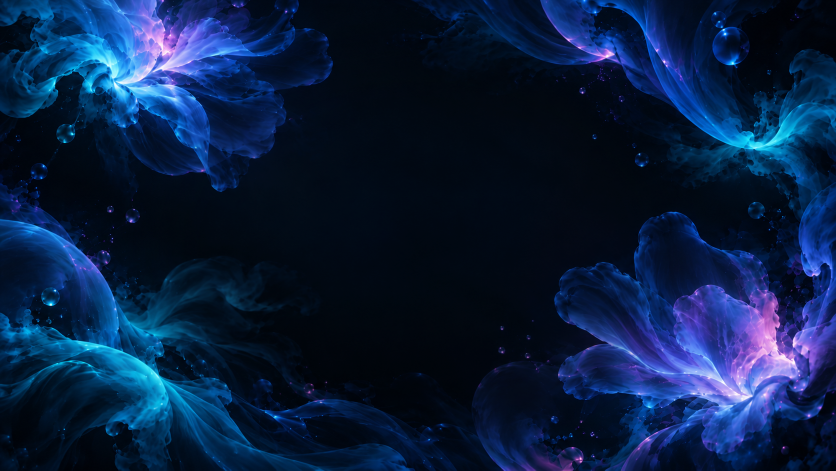
#> input picture alwayson/backgrounds/packages/abyss-bloom/1/assets/AbyssBloomLandscape.png, 1672 x 941 px (shown at 1/2 size); its folder holds only this picture in this run
$ python rebuild_abyss_temp.py
#> lines starting #> are read from the running program, lines starting #| are printed output that depends on the picture
#!/usr/bin/env python3
from __future__ import annotations

import math
from pathlib import Path

from PIL import Image, ImageEnhance, ImageFilter, ImageDraw

ROOT = Path(__file__).resolve().parents[1]
ASSETS = ROOT / "alwayson/backgrounds/packages/abyss-bloom/1/assets"

PAIRS = [
    ("AbyssBloomLandscape", (1672, 941)),
    ("AbyssBloomPortrait", (941, 1672)),
]

# How much of the original bloom remains inside the local bloom region.
# Frame 2 intentionally preserves the original master exactly.
STATE_STRENGTH = [0.36, 0.68, 1.0, 0.30]


def focal_center(image: Image.Image) -> tuple[int, int]:
    """Estimate the luminous/saturated bloom center with a gentle center prior."""
    sample = image.convert("HSV")
    sample.thumbnail((180, 180), Image.Resampling.LANCZOS)
    w, h = sample.size
    pixels = sample.load()

    total = 0.0
    sx = 0.0
    sy = 0.0
    for y in range(h):
        ny = (y / max(1, h - 1) - 0.56) / 0.58
        for x in range(w):
            nx = (x / max(1, w - 1) - 0.50) / 0.62
            _, s, v = pixels[x, y]
            sat = s / 255.0
            val = v / 255.0
            prior = math.exp(-1.8 * (nx * nx + ny * ny))
            weight = max(0.0, sat - 0.12) * (0.20 + val ** 1.4) * (0.35 + 0.65 * prior)
            if weight > 0:
                total += weight
                sx += weight * x
                sy += weight * y

    if total <= 1e-6:
        return image.width // 2, int(image.height * 0.58)

    cx = sx / total / max(1, w - 1) * (image.width - 1)
    cy = sy / total / max(1, h - 1) * (image.height - 1)
    return int(round(cx)), int(round(cy))


def bloom_mask(size: tuple[int, int], center: tuple[int, int], portrait: bool) -> Image.Image:
    w, h = size
    cx, cy = center

    # Large, feathered region: background outside the bloom stays pixel-identical.
    if portrait:
        rx, ry = int(w * 0.39), int(h * 0.28)
    else:
        rx, ry = int(w * 0.31), int(h * 0.40)

    mask = Image.new("L", size, 0)
    draw = ImageDraw.Draw(mask)
    draw.ellipse((cx - rx, cy - ry, cx + rx, cy + ry), fill=255)
    mask = mask.filter(ImageFilter.GaussianBlur(radius=max(18, int(min(w, h) * 0.055))))
    return mask


def subdued_version(master: Image.Image) -> Image.Image:
    # Keep the original colors/texture; only lower bloom energy and detail.
    faded = ImageEnhance.Color(master).enhance(0.70)
    faded = ImageEnhance.Brightness(faded).enhance(0.70)
    soft = faded.filter(ImageFilter.GaussianBlur(radius=max(1.5, min(master.size) / 900)))
    return Image.blend(faded, soft, 0.28)


def render_states(master_path: Path, base_name: str, expected_size: tuple[int, int]) -> None:
    with Image.open(master_path) as src:
        master = src.convert("RGB")

    if master.size != expected_size:
        raise RuntimeError(
            f"{master_path.name}: expected original master {expected_size}, got {master.size}"
        )

    center = focal_center(master)
    mask = bloom_mask(master.size, center, portrait=master.height > master.width)
    faded = subdued_version(master)

    print(f"MASTER {master_path.name}: {master.width}x{master.height}, focal={center}")

    for index, strength in enumerate(STATE_STRENGTH):
        suffix = "" if index == 0 else str(index)
        output = ASSETS / f"{base_name}{suffix}.png"

        if index == 2:
            frame = master.copy()
        else:
            local = Image.blend(faded, master, strength)
            frame = Image.composite(local, master, mask)

            # Frame 3 is the quiet loop bridge; keep it slightly closer to frame 0.
            if index == 3:
                frame = ImageEnhance.Brightness(frame).enhance(0.985)

        if frame.size != expected_size:
            raise RuntimeError(f"Generated wrong size for {output.name}: {frame.size}")

        frame.save(output, format="PNG", optimize=True, compress_level=9)
        print(f"WROTE {output.name}: {frame.width}x{frame.height}")


def main() -> None:
    for base_name, expected_size in PAIRS:
        master_path = ASSETS / f"{base_name}.png"
        render_states(master_path, base_name, expected_size)
#> in render_states, src is the input picture: PIL image 1672x941 RGB; mean R, G, B 9.6, 30.4, 64.4
#> in focal_center, `sample = image.convert("HSV")`: sample: PIL image 1672x941 HSV; mean H, S, V 153.5, 236.2, 64.4
#> in focal_center, `sample.thumbnail((180, 180), Image.Resampling.LANCZOS)`: sample: PIL image 180x101 HSV; mean H, S, V 153.6, 236.2, 64.4
#> after the loop in focal_center, `for y in range(h):`: sx = 295615.7; sy = 171688.7; total = 3327.5
#> in focal_center, `cx = sx / total / max(1, w - 1) * (image.width - 1)`: cx = 829.3
#> in focal_center, `cy = sy / total / max(1, h - 1) * (image.height - 1)`: cy = 485
#> in render_states, `center = focal_center(master)`: center = (829, 485)
#> in bloom_mask, `cx, cy = center`: cx = 829; cy = 485
#> in bloom_mask, `mask = Image.new("L", size, 0)`: mask: PIL image 1672x941 L; every value is 0
#> in bloom_mask, `mask = mask.filter(ImageFilter.GaussianBlur(radius=max(18, int(min(w, ..`:
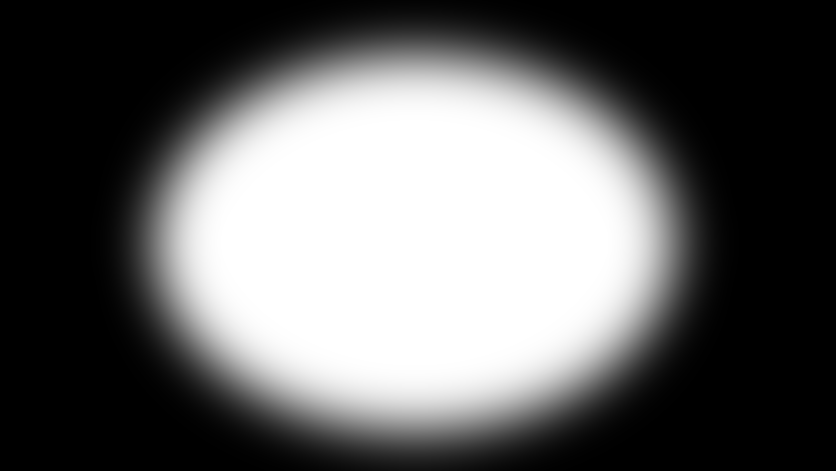
#> mask: PIL image 1672x941 L (shown at 1/2 size); min 0, max 255, mean 99.3
#> in subdued_version, `faded = ImageEnhance.Color(master).enhance(0.70)`:
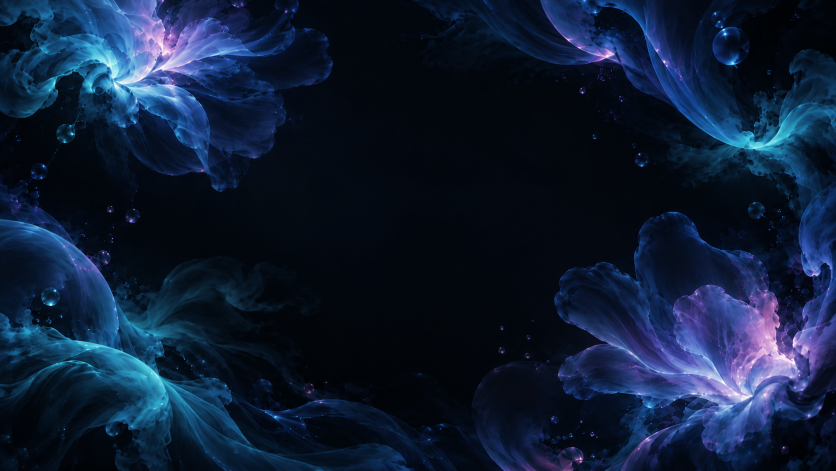
#> faded: PIL image 1672x941 RGB (shown at 1/2 size); mean R, G, B 14.7, 29.2, 53
#> in subdued_version, `faded = ImageEnhance.Brightness(faded).enhance(0.70)`:
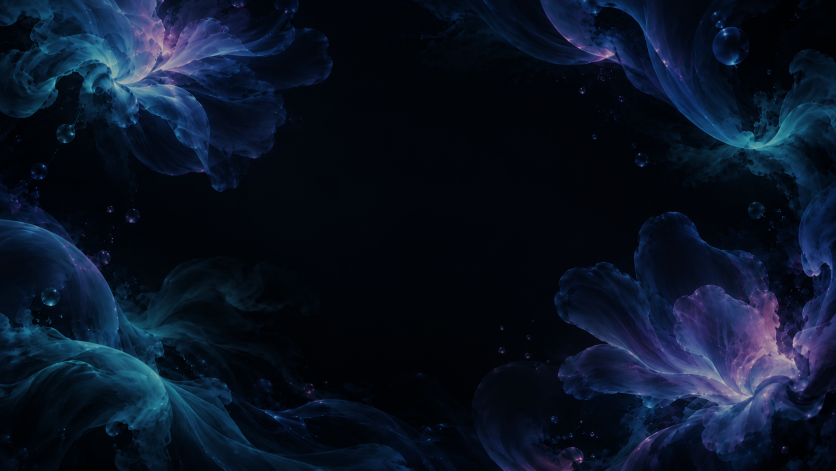
#> faded: PIL image 1672x941 RGB (shown at 1/2 size); mean R, G, B 9.9, 20, 36.7
#| MASTER AbyssBloomLandscape.png: 1672x941, focal=(829, 485)
#> the loop in render_states, `for index, strength in enumerate(STATE_STRENGTH):` made 4 passes
#> pass 1, in render_states, `local = Image.blend(faded, master, strength)`:
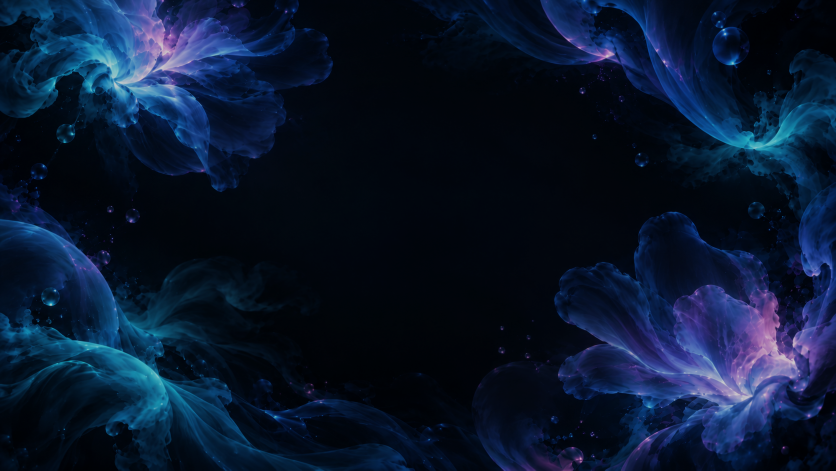
#> local: PIL image 1672x941 RGB (shown at 1/2 size); mean R, G, B 9.3, 23.1, 46
#> pass 2, in render_states, `local = Image.blend(faded, master, strength)`:
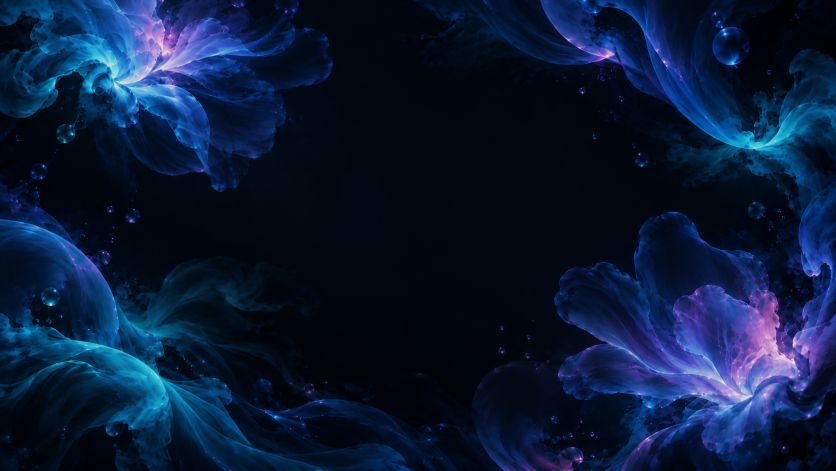
#> local: PIL image 1672x941 RGB (shown at 1/2 size); mean R, G, B 9.3, 26.5, 54.9
#> after the loop in render_states, `for index, strength in enumerate(STATE_STRENGTH):`:
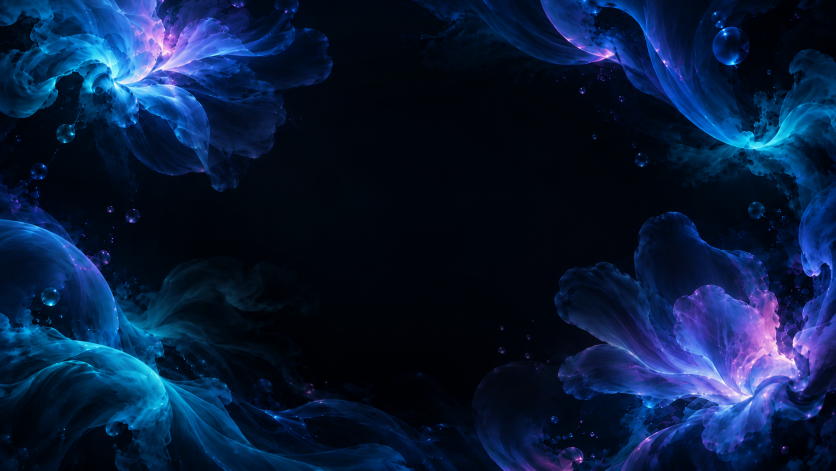
#> frame: PIL image 1672x941 RGB (shown at 1/2 size); mean R, G, B 8.9, 27.7, 58.9


if __name__ == "__main__":
#> (the run stopped early here; a loop or call above may not have finished)
